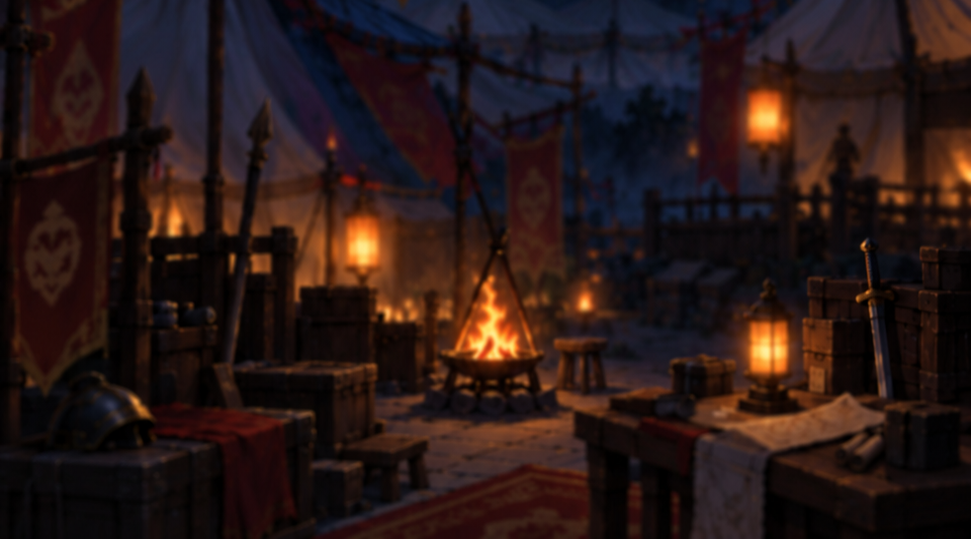
#> input picture ui_design_input/round1_main_scenes/_review/_desk3_bottom.png, 971 x 539 px, given as the content of the folder ../_review/_desk3_bottom.png, which was not available
$ python pixelize_settings_ref.py ../_review/_desk3_bottom.png out.png
#> lines starting #> are read from the running program, lines starting #| are printed output that depends on the picture
"""Re-pixelize the settings-page reference mockups to the game's 1:1 pixel grid.

Usage:
    python -I pixelize_settings_ref.py <src_dir> <out_dir>

The mockups are 941x1672 (9:16) painted 'pixel-look' images without a real grid.
Each one is area-averaged to 480 px wide (1 art px = 1 screen px), quantized to a
limited palette without dither, and written as:
    <name>_480.png     art resolution, what slicing works from
    <name>_x3.png      nearest x3 for review
"""
import glob
import os
import sys

from PIL import Image

WIDTH = 480
COLORS = 48


def main():
    if len(sys.argv) != 3:
        sys.exit(__doc__)
    src, out = sys.argv[1:]
    os.makedirs(out, exist_ok=True)
    for path in sorted(glob.glob(os.path.join(src, "*.webp")) + glob.glob(os.path.join(src, "*.png"))):
        name = os.path.splitext(os.path.basename(path))[0]
        img = Image.open(path).convert("RGB")
#> img is the input picture: PIL image 971x539 RGB; mean R, G, B 40.5, 24, 22.1
        h = round(img.height * WIDTH / img.width)
#> h = 266
        small = img.resize((WIDTH, h), Image.BOX)
        q = small.quantize(COLORS, method=Image.Quantize.MEDIANCUT, dither=Image.Dither.NONE).convert("RGB")
        q.save(os.path.join(out, name + "_480.png"))
        q.resize((WIDTH * 3, h * 3), Image.NEAREST).save(os.path.join(out, name + "_x3.png"))
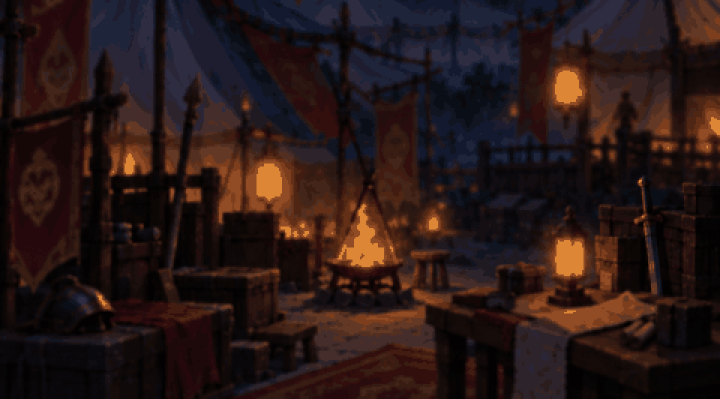
#> saved as _desk3_bottom_x3.png: PIL image 1440x798 RGB (shown at 1/2 size); mean R, G, B 40.4, 24, 22.4
        print(name, img.size, "->", q.size)
#| _desk3_bottom (971, 539) -> (480, 266)


if __name__ == "__main__":
    main()

$ run again, on ui_design_input/round1_main_scenes/_review/_desk_1.png
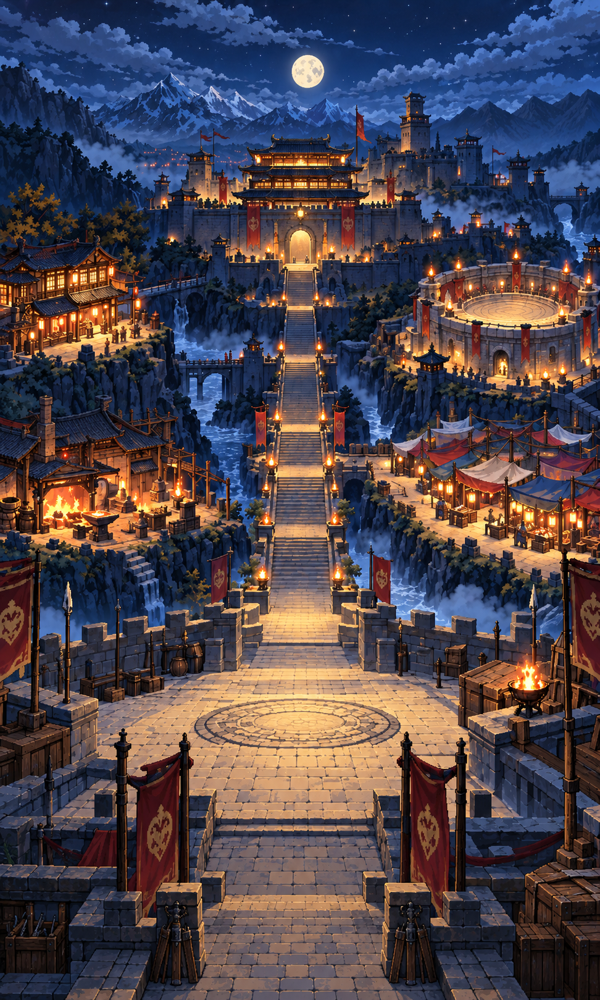
#> input picture ui_design_input/round1_main_scenes/_review/_desk_1.png, 600 x 1000 px, given as the content of the folder ../_review/_desk_1.png, which was not available
#> in main, img is the input picture: PIL image 600x1000 RGB; mean R, G, B 77.9, 68.9, 76.9
#> in main, `small = img.resize((WIDTH, h), Image.BOX)`:
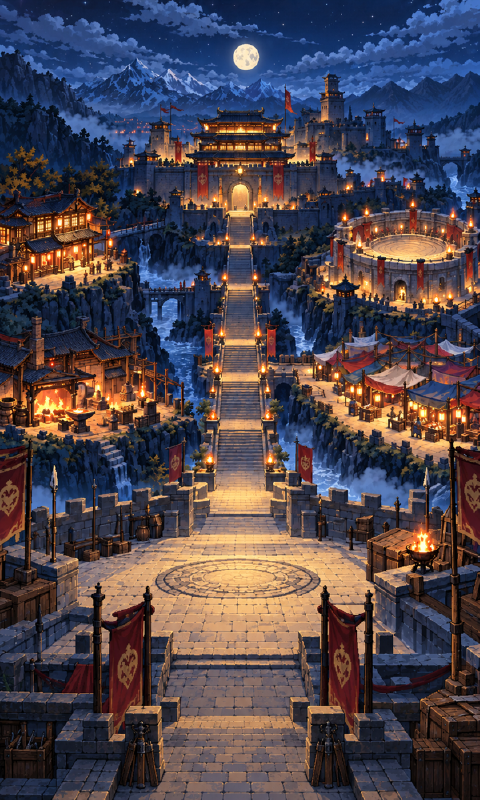
#> small: PIL image 480x800 RGB; mean R, G, B 78.1, 69.1, 77
#> in main, `q = small.quantize(COLORS, method=Image.Quantize.MEDIANCUT, dither=Ima..`:
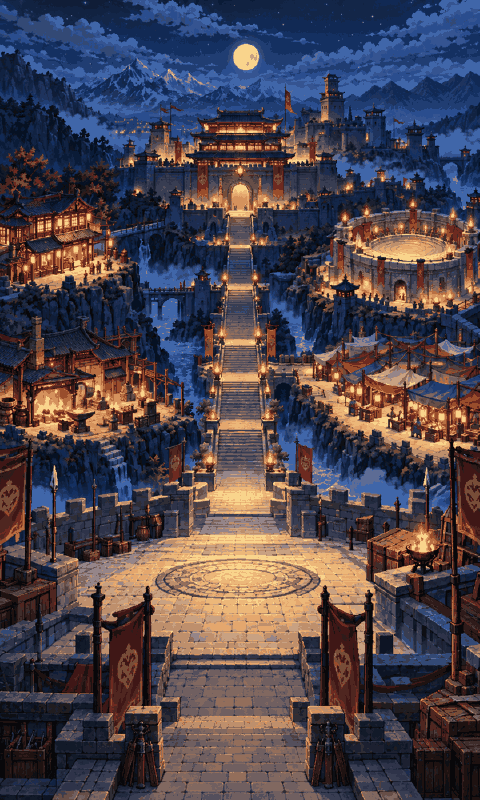
#> q: PIL image 480x800 RGB; mean R, G, B 76.9, 68.4, 77
#| _desk_1 (600, 1000) -> (480, 800)

$ run again, on ui_design_input/round1_main_scenes/_review/_desk_1_vs_2bottom.png
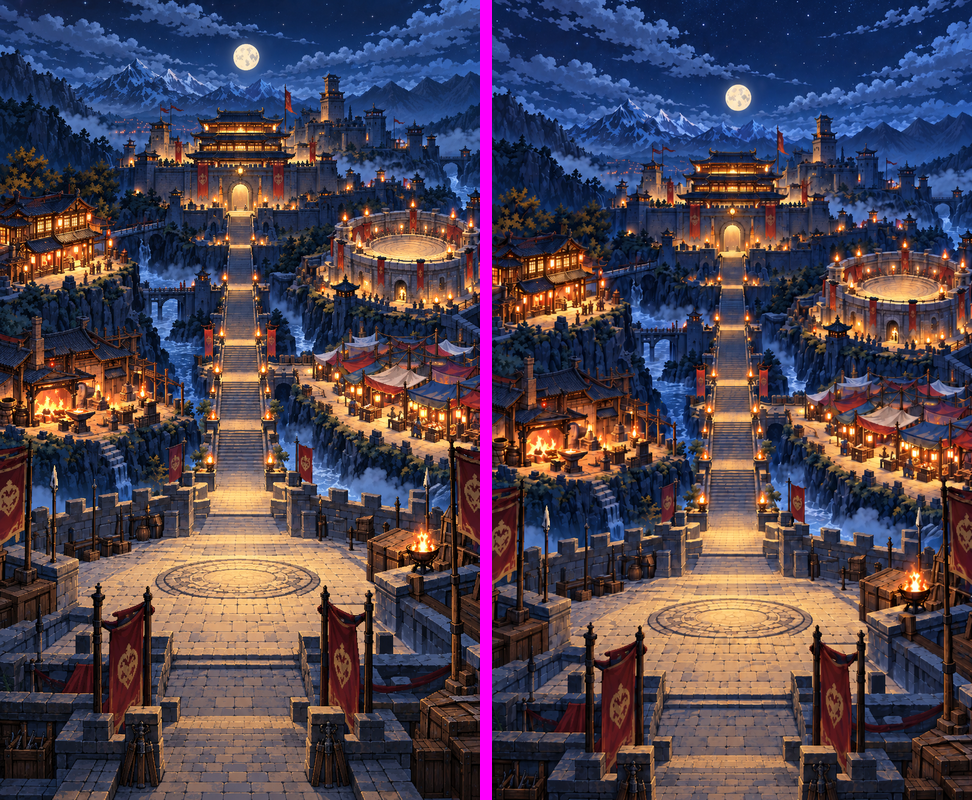
#> input picture ui_design_input/round1_main_scenes/_review/_desk_1_vs_2bottom.png, 972 x 800 px, given as the content of the folder ../_review/_desk_1_vs_2bottom.png, which was not available
#> in main, img is the input picture: PIL image 972x800 RGB; mean R, G, B 78.4, 67, 80.4
#> in main, `small = img.resize((WIDTH, h), Image.BOX)`:
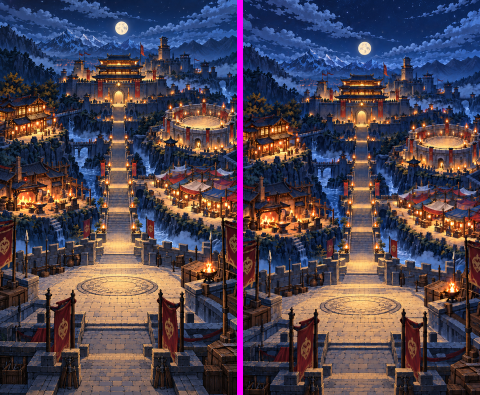
#> small: PIL image 480x395 RGB; mean R, G, B 78.9, 67.5, 80.9
#> in main, `q.resize((WIDTH * 3, h * 3), Image.NEAREST).save(os.path.join(out, nam..`:
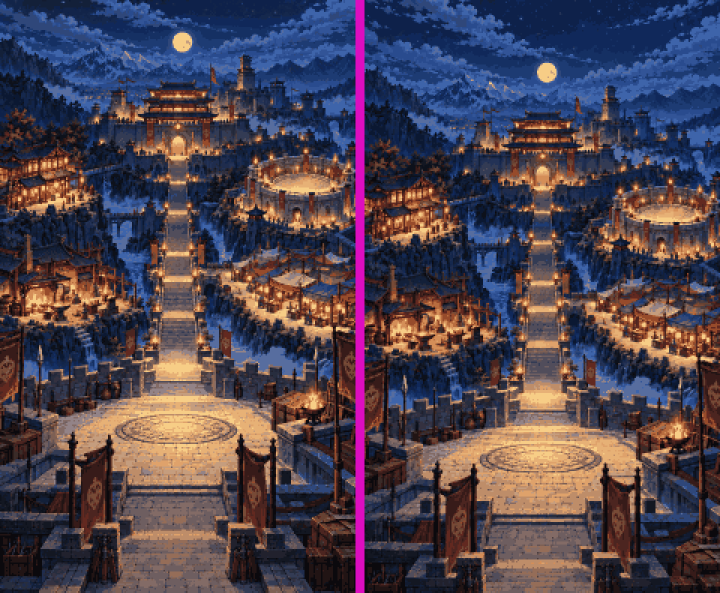
#> saved as _desk_1_vs_2bottom_x3.png: PIL image 1440x1185 RGB (shown at 1/2 size); mean R, G, B 77.6, 67.1, 79.9
#| _desk_1_vs_2bottom (972, 800) -> (480, 395)
